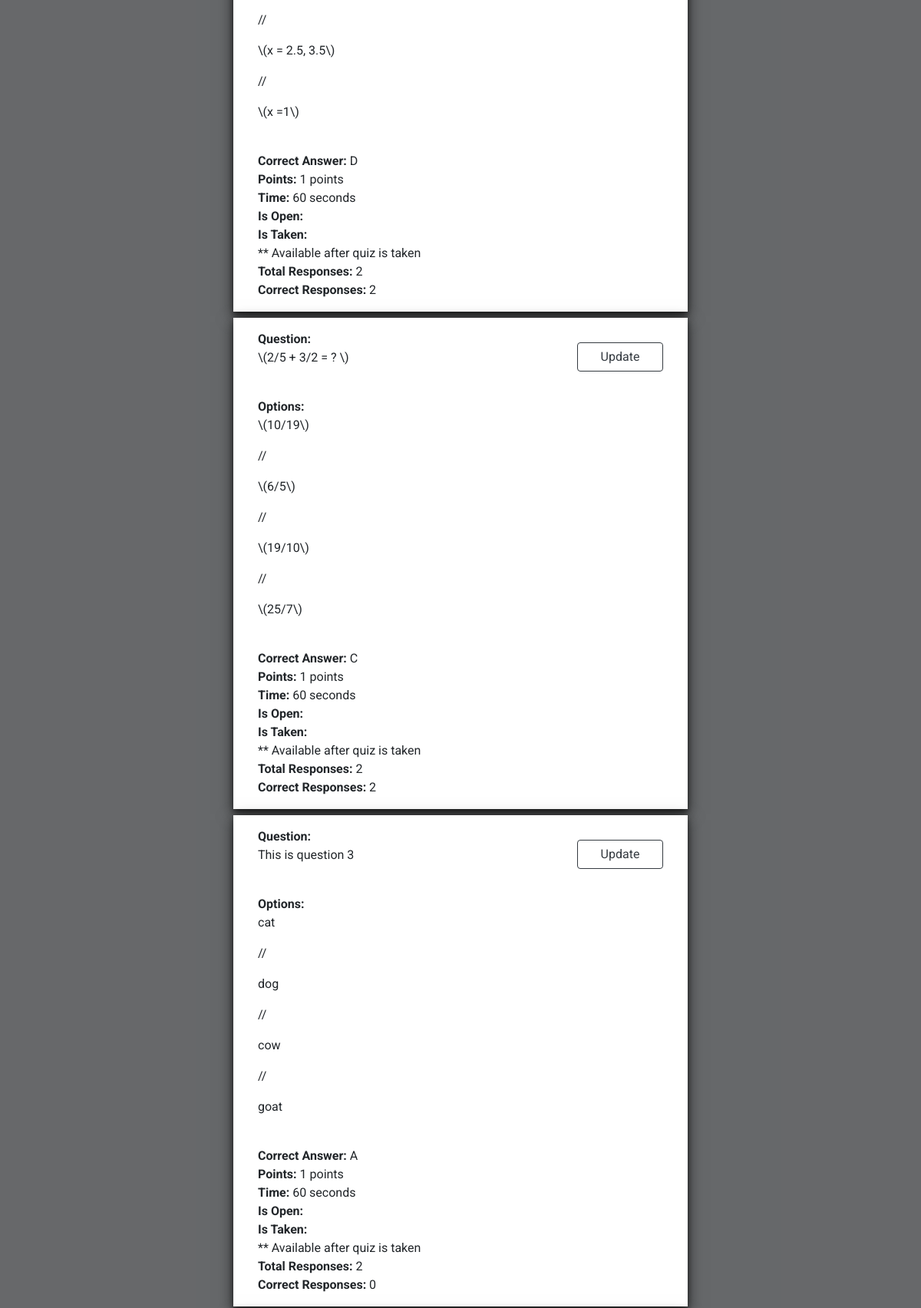
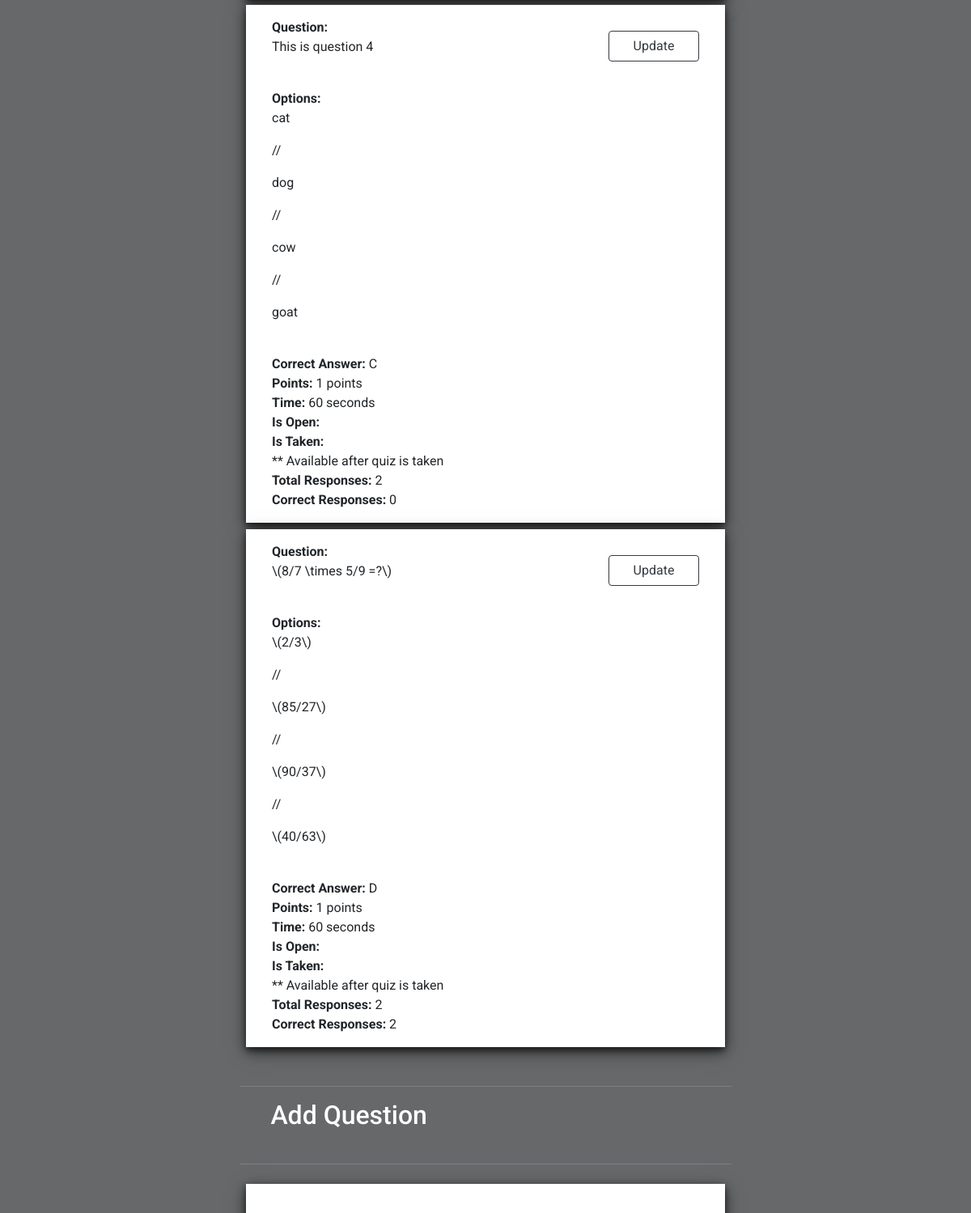
Before: /classroom/uoCd/3/quiz/ (signed in, middle part) with the older database file (2 pictures, top to bottom).
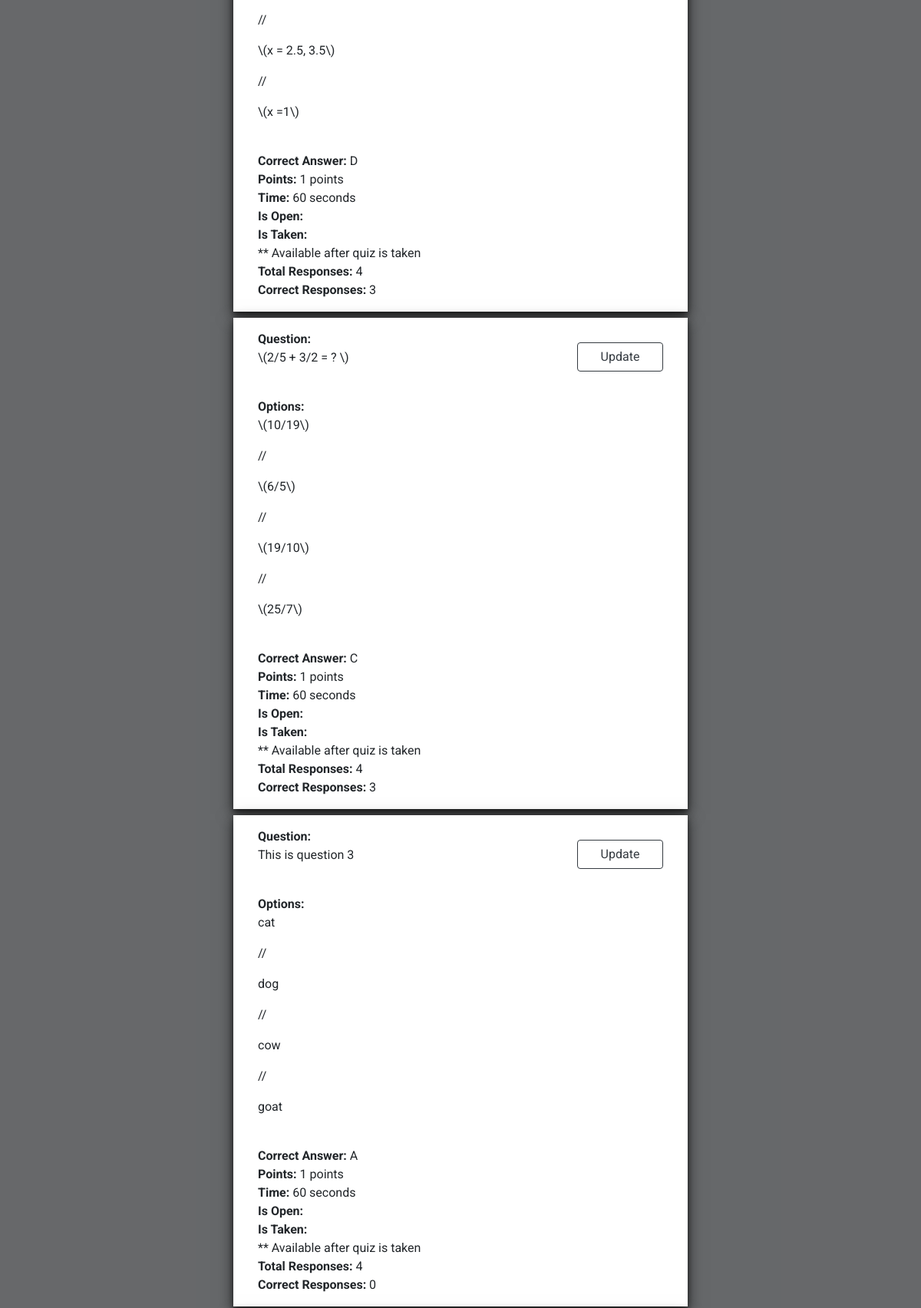
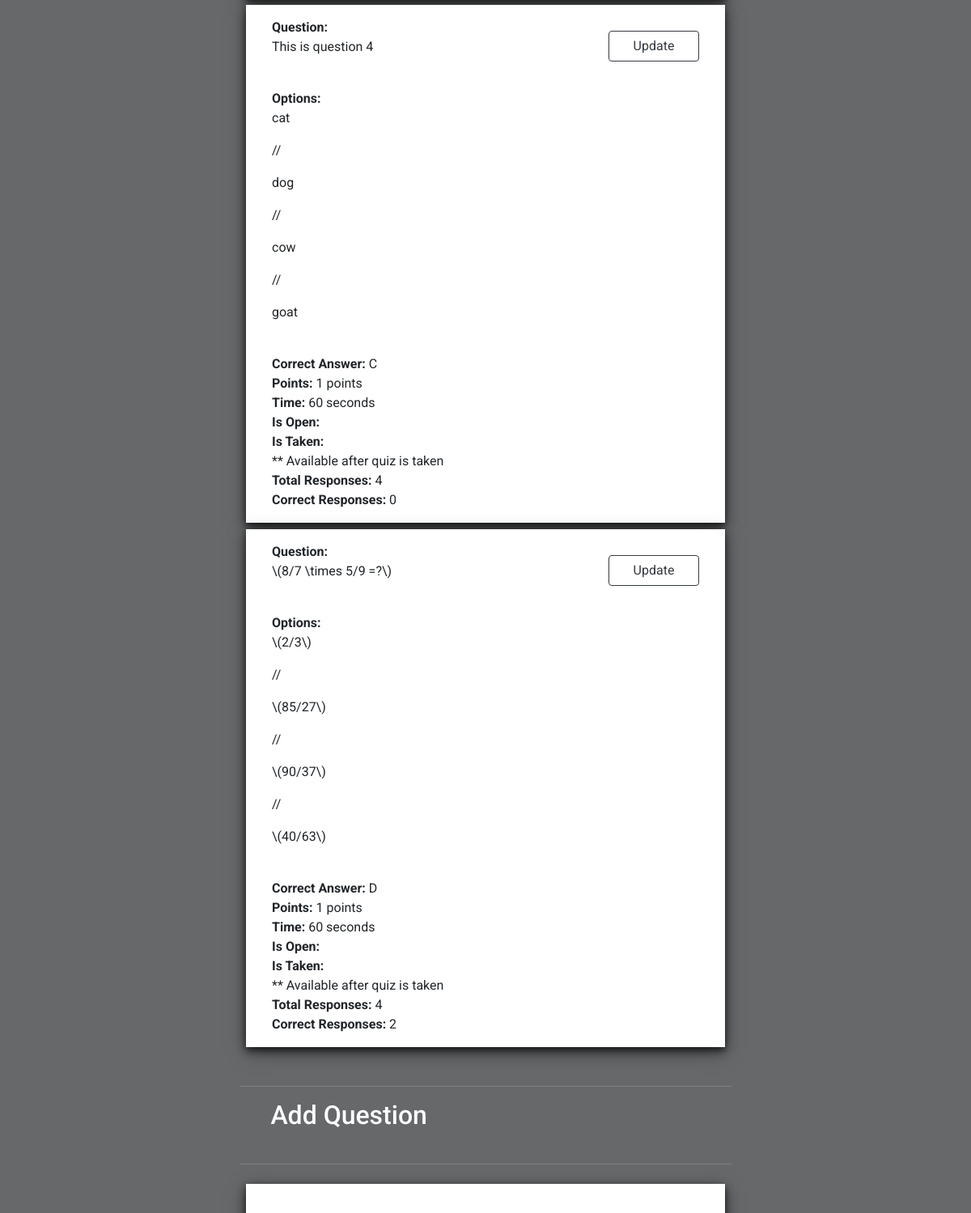
After: the same page with the newer database file (2 pictures, top to bottom).
### classrooms/models.py (models this page shows)
class Question(models.Model):
    text = models.TextField()
    quiz = models.ForeignKey(Quiz, on_delete=models.CASCADE, related_name='question')
    options = models.TextField()
    answer = models.CharField(max_length=128)
    points = models.IntegerField(default=1)
    time = models.IntegerField(default=60, help_text='Time in Seconds')
    total_responses = models.IntegerField(default=0)
    correct_responses = models.IntegerField(default=0)
    class Meta:
        constraints = [
            models.UniqueConstraint(fields=['quiz', 'text'], name='unique_question')
        ]
    def __str__(self):
        return f'{self.text}'

### classrooms/views.py (the view, shortened to what this page needs)
# urls.py: path('<str:class_id>/<str:quiz_id>/quiz/', ShowQuizView.as_view(), name='show_quiz'),
class ShowQuizView(UserViews):
    student_template = 'classrooms/learners/show_quiz.html'
    teacher_template = 'classrooms/educators/show_quiz.html'
    class_id = None
    quiz_id = None
    @method_decorator(login_required(login_url='users:login'))
    def get(self, request, class_id, quiz_id):
        self.request = request
        self.class_id = class_id
        self.quiz_id = quiz_id
        return self.user_view()
    def teacher_view(self):
        quiz = self.get_quiz()
        question_form = QuestionForm(self.request.POST or None)
        if question_form.is_valid():
            question = question_form.save(commit=False)
            question.quiz = quiz
            question.save()
            return redirect('classrooms:show_quiz', class_id=self.class_id, quiz_id=self.quiz_id)
        questions = quiz.question.all()
        context = {
            'quiz': quiz,
            'questions': questions,
            'question_form': question_form
        }
        print(context)
        return render(self.request, self.teacher_template, context)
    def get_quiz(self):
        try:
            classroom = self.request.user.classroom.get(id=self.class_id)
            quiz = classroom.quiz.get(id=self.quiz_id)
        except Classroom.DoesNotExist:
            raise Http404('Classroom Not found')
        except Quiz.DoesNotExist:
            raise Http404('Quiz Not found')
        return quiz

### classrooms/models.py (called while the page is built)
    def __str__(self):
        return f'{self.title}'

### project_paperless/utils.py (called while the page is built)
    def user_view(self):
        if self.request.user.is_educator:
            return self.teacher_view()
        else:
            return self.student_view()

### templates/classrooms/educators/show_quiz.html (shortened to what this page needs)
{% extends 'layout.html' %}
{% block background_class %}
  dashboard_background
{% endblock %}
{% block body %}
<div class="user_dashboard">
  <div class="dashboard container">
    <div class="area">
      <div class="card_container">
        {% for question in questions %}
          <div class="items_card items_card_fluid paper_list question_list">
            <div class="items">
              <strong>Question: </strong>{{ question | safe }} <br>
              <strong>Options: </strong>{{ question.options | safe }} <br>
              <strong>Correct Answer: </strong>{{ question.answer }} <br>
              <strong>Points: </strong>{{ question.points }} points <br>
              <strong>Time: </strong> {{ question.time }} seconds <br>
              <strong>Is Open: </strong>{{ question.is_open }} <br>
              <strong>Is Taken: </strong>{{ question.is_taken }} <br>
              ** Available after quiz is taken <br>
              <strong>Total Responses: </strong>{{ question.total_responses }} <br>
              <strong>Correct Responses: </strong>{{ question.correct_responses }} <br>
              <div class="text-right">
                <a href="{% url 'classrooms:update_question' quiz.classroom.id quiz.id question.id %}" class="btn btn-outline-dark">
                  Update
                </a>
              </div>
            </div>
          </div>
        {% endfor %}
      </div>
    </div>
    <div class="area">
      <div class="area_header">
        <h2> Add Question </h2>
        <br>
      </div>
      <div class="card_container">
        <div class="educator_forms dashboard_forms">
          <div class="items">
            <form action="{% url 'classrooms:show_quiz' quiz.classroom.id quiz.id %}" method="POST">
              <br>
              <br>
              <br>
              <br>
              <br>
              <br>
              <br>
            </form>
          </div>
        </div>
      </div>
    </div>
  </div>
</div>
{% endblock %}

Changed rows visible on the page:
changed Question (number 1 of 5 on the later page): total_responses "2" → "4"; correct_responses "2" → "3"
changed Question (number 2 of 5 on the later page): total_responses "2" → "4"; correct_responses "2" → "3"
changed Question "This is question 3": total_responses "2" → "4"
changed Question "This is question 4": total_responses "2" → "4"
changed Question "\\(8/7 \\times 5/9 =?\\)": total_responses "2" → "4"
